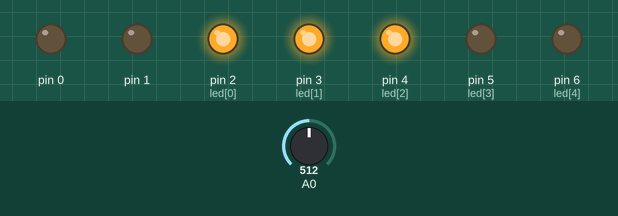
Simulated run of this sketch. Board: Arduino Uno, built with avr-gcc and run on an emulated ATmega328P. On the bench: output pins drawn as LEDs (lit = HIGH). The inputs (shaded band) are chosen by the test bench; at power-on: A0 = 512.

Above: at 1.2 s.
1.3 s: A0 set to 578
2.8 s: A0 set to 592
At 3.7 s:
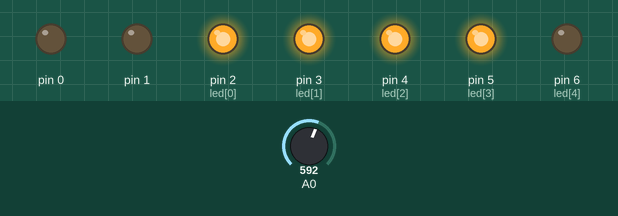
4.3 s: A0 set to 306
At 4.8 s:
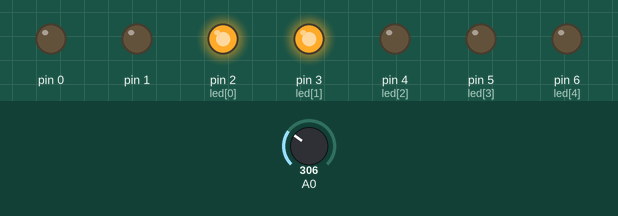
5.8 s: A0 set to 281
At 7.0 s:
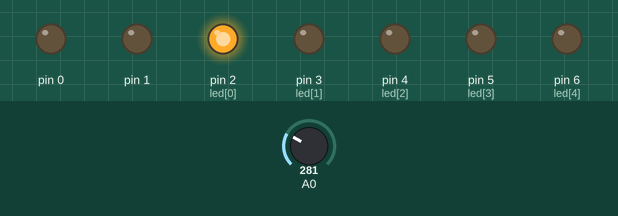
7.3 s: A0 set to 162
8.8 s: A0 set to 133
At 9.4 s:
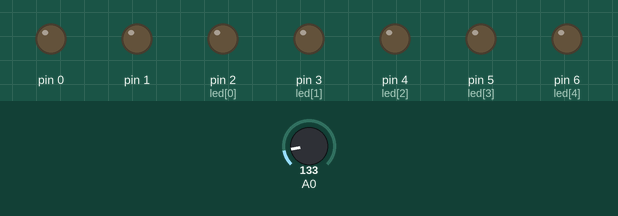
Timing chart, 0 to 11.3 s (numbered marks = the images above; inputs shaded):
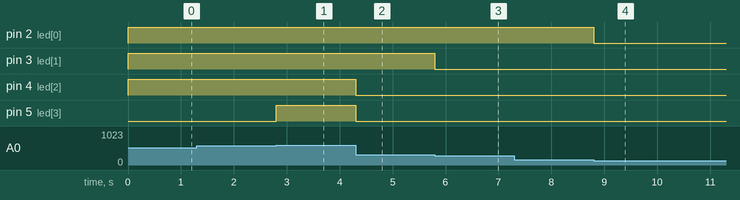

Measured:
- the behaviour switches between 584 and 585 on A0 (found by bisection; images 0 and 1)
- the behaviour switches between 293 and 292 on A0 (found by bisection; images 2 and 3)
- the behaviour switches between 147 and 146 on A0 (found by bisection; images 3 and 4)
- after the input at 1.3 s, every drawn part: stays the same
- after the input at 2.8 s, pin 5 (led[3]): LOW → HIGH at once
- after the input at 4.3 s, pin 4 (led[2]), pin 5 (led[3]): HIGH → LOW at once
- after the input at 5.8 s, pin 3 (led[1]): HIGH → LOW at once
- after the input at 7.3 s, every drawn part: stays the same
- after the input at 8.8 s, pin 2 (led[0]): HIGH → LOW at once

The sketch:

led_bar_graph.ino
```cpp
int led[]={2,3,4,5,6};
int no_leds=7;
int j;
void setup() {
  for(int i=0;i<no_leds;i++)
  {
     pinMode(led[i],OUTPUT);
     }
}

void loop() {
  int pot = analogRead(A0);

  int led_level = map(pot,0,1023,0,no_leds);
   for( j=0;j<no_leds;j++){

    if(j<led_level){

      digitalWrite(led[j],HIGH);
    }
    else{
      digitalWrite(led[j],LOW);
    }
   }
}
```
